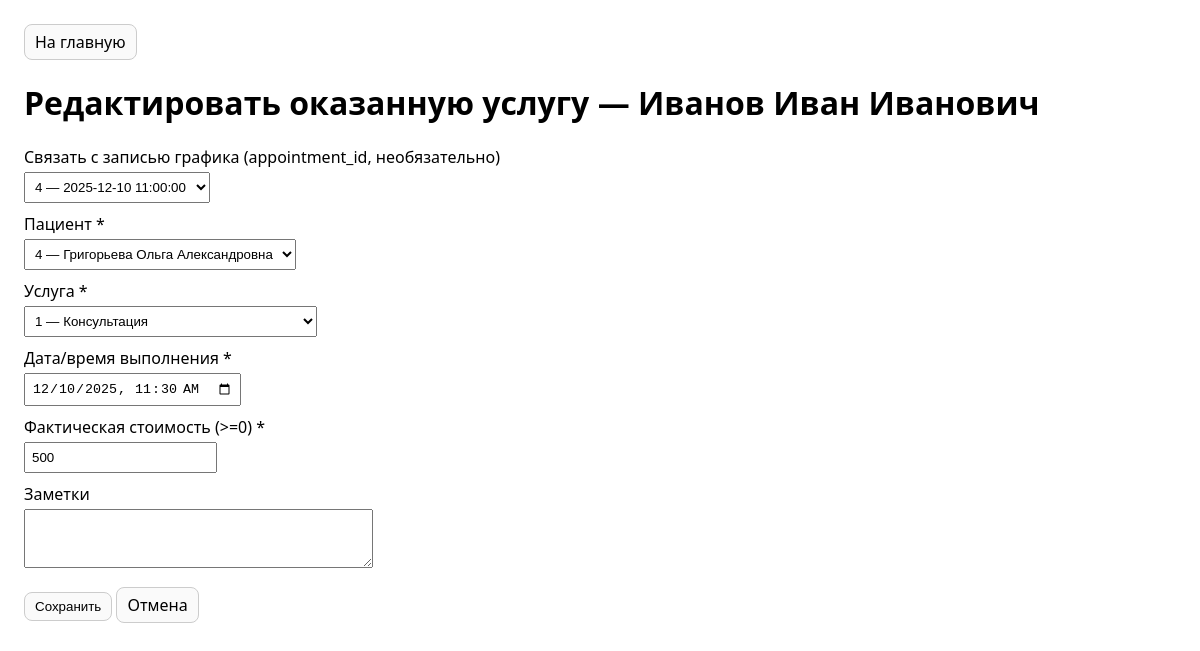
Page /procedure_form.php?doctor_id=1&id=1 on the committed database.
### tables this page shows
CREATE TABLE employees (
    id                INTEGER PRIMARY KEY AUTOINCREMENT,
    surname            TEXT NOT NULL,
    name               TEXT NOT NULL,
    patronymic         TEXT,
    specialization_id  INTEGER NOT NULL,
    salary_percentage  REAL NOT NULL CHECK (salary_percentage > 0 AND salary_percentage <= 100),
    hire_date          DATE NOT NULL DEFAULT (date('now')),
    dismissal_date     DATE,
    status             TEXT NOT NULL DEFAULT 'работает' CHECK (status IN ('работает', 'уволен')),

    CHECK (
        (status = 'работает' AND dismissal_date IS NULL) OR
        (status = 'уволен'  AND dismissal_date IS NOT NULL)
    ),
    CHECK (dismissal_date IS NULL OR dismissal_date >= hire_date),

    FOREIGN KEY (specialization_id) REFERENCES specializations(id)
        ON UPDATE CASCADE
        ON DELETE RESTRICT
);

CREATE TABLE procedures_completed (
    id              INTEGER PRIMARY KEY AUTOINCREMENT,
    appointment_id  INTEGER,
    employee_id     INTEGER NOT NULL,
    service_id      INTEGER NOT NULL,
    patient_id      INTEGER NOT NULL,
    completion_date DATETIME NOT NULL DEFAULT (datetime('now')),
    actual_price    REAL NOT NULL CHECK (actual_price >= 0),
    notes           TEXT,

    FOREIGN KEY (appointment_id) REFERENCES appointments(id) ON DELETE SET NULL ON UPDATE CASCADE,
    FOREIGN KEY (employee_id)    REFERENCES employees(id)    ON DELETE RESTRICT ON UPDATE CASCADE,
    FOREIGN KEY (service_id)     REFERENCES services(id)     ON DELETE RESTRICT ON UPDATE CASCADE,
    FOREIGN KEY (patient_id)     REFERENCES patients(id)     ON DELETE RESTRICT ON UPDATE CASCADE
);

CREATE TABLE appointments (
    id                   INTEGER PRIMARY KEY AUTOINCREMENT,
    patient_id            INTEGER NOT NULL,
    employee_id           INTEGER NOT NULL,
    service_id            INTEGER NOT NULL,
    appointment_datetime  DATETIME NOT NULL,
    status               TEXT NOT NULL DEFAULT 'запланирована'
        CHECK (status IN ('запланирована', 'выполнена', 'отменена')),
    notes                TEXT,

    FOREIGN KEY (patient_id)  REFERENCES patients(id)  ON DELETE RESTRICT ON UPDATE CASCADE,
    FOREIGN KEY (employee_id) REFERENCES employees(id) ON DELETE RESTRICT ON UPDATE CASCADE,
    FOREIGN KEY (service_id)  REFERENCES services(id)  ON DELETE RESTRICT ON UPDATE CASCADE
);

CREATE TABLE patients (
    id                INTEGER PRIMARY KEY AUTOINCREMENT,
    surname            TEXT NOT NULL,
    name               TEXT NOT NULL,
    patronymic         TEXT,
    phone              TEXT NOT NULL,
    email              TEXT,
    birth_date         DATE,
    registration_date  DATE NOT NULL DEFAULT (date('now'))
);

CREATE TABLE services (
    id               INTEGER PRIMARY KEY AUTOINCREMENT,
    name             TEXT NOT NULL,
    category_id       INTEGER NOT NULL,
    duration_minutes  INTEGER NOT NULL CHECK (duration_minutes > 0),
    price             REAL NOT NULL CHECK (price > 0),
    UNIQUE (name, category_id),

    FOREIGN KEY (category_id) REFERENCES service_categories(id)
        ON UPDATE CASCADE
        ON DELETE RESTRICT
);

### src/helpers.php (called while the page is built, shortened)
<?php
function h(string $s): string
{
    return htmlspecialchars($s, ENT_QUOTES | ENT_SUBSTITUTE, 'UTF-8');
}
function get_int(array $src, string $key): ?int
{
    $v = (string)$src[$key];
    return (int)$v;
}
function sql_to_datetime_local(?string $sql): string
{
    $sql = trim($sql);
    $sql = str_replace(' ', 'T', $sql);
    return substr($sql, 0, 16);
}
function build_full_name(array $row): string
{
    $pat = trim((string)($row['patronymic'] ?? ''));
    return trim($row['surname'] . ' ' . $row['name'] . ' ' . $pat);
}

### public/procedure_form.php (the view, shortened to what this page needs)
<?php
require __DIR__ . '/../src/helpers.php';
$pdo = db();
$doctorId = get_int($_GET, 'doctor_id');
$id = get_int($_GET, 'id');
$docSt = $pdo->prepare("SELECT id, surname, name, patronymic FROM employees WHERE id = :id");
$docSt->execute([':id' => $doctorId]);
$doctor = $docSt->fetch();
$patientsSt = $pdo->prepare("SELECT id, surname, name, patronymic FROM patients ORDER BY surname, name, patronymic");
$patientsSt->execute();
$patients = $patientsSt->fetchAll();
$servicesSt = $pdo->prepare("SELECT id, name FROM services ORDER BY name");
$servicesSt->execute();
$services = $servicesSt->fetchAll();
$apptsSt = $pdo->prepare("
    SELECT id, appointment_datetime
    FROM appointments
    WHERE employee_id = :doctor_id
    ORDER BY appointment_datetime DESC
");
$apptsSt->execute([':doctor_id' => $doctorId]);
$appts = $apptsSt->fetchAll();
$values = [
    'appointment_id' => '',
    'patient_id' => '',
    'service_id' => '',
    'completion_date' => date('Y-m-d\TH:i'),
    'actual_price' => '0',
    'notes' => '',
];
if ($id !== null) {
    $st = $pdo->prepare("SELECT * FROM procedures_completed WHERE id = :id AND employee_id = :doctor_id");
    $st->execute([':id' => $id, ':doctor_id' => $doctorId]);
    $row = $st->fetch();
    $values = [
        'appointment_id' => $row['appointment_id'] === null ? '' : (string)$row['appointment_id'],
        'patient_id' => (string)$row['patient_id'],
        'service_id' => (string)$row['service_id'],
        'completion_date' => sql_to_datetime_local((string)$row['completion_date']),
        'actual_price' => (string)$row['actual_price'],
        'notes' => (string)($row['notes'] ?? ''),
    ];
}
$title = $id === null ? 'Добавить оказанную услугу' : 'Редактировать оказанную услугу';
require __DIR__ . '/../src/layout/header.php';
?>
<h1><?= h($title) ?> — <?= h(build_full_name($doctor)) ?></h1>
<form method="post">
    <label>Связать с записью графика (appointment_id, необязательно)</label>
    <select name="appointment_id">
        <?php foreach ($appts as $a): ?>
            <?php $aid = (int)$a['id']; ?>
            <option value="<?= $aid ?>" <?= ($values['appointment_id'] === (string)$aid) ? 'selected' : '' ?>>
                <?= $aid ?> — <?= h((string)$a['appointment_datetime']) ?>
            </option>
        <?php endforeach; ?>
    </select>
    <label>Пациент *</label>
    <select name="patient_id" required>
        <?php foreach ($patients as $p): ?>
            <?php $pid = (int)$p['id']; ?>
            <option value="<?= $pid ?>" <?= ($values['patient_id'] === (string)$pid) ? 'selected' : '' ?>>
                <?= $pid ?> — <?= h(build_full_name($p)) ?>
            </option>
        <?php endforeach; ?>
    </select>
    <label>Услуга *</label>
    <select name="service_id" required>
        <?php foreach ($services as $s): ?>
            <?php $sid = (int)$s['id']; ?>
            <option value="<?= $sid ?>" <?= ($values['service_id'] === (string)$sid) ? 'selected' : '' ?>>
                <?= $sid ?> — <?= h((string)$s['name']) ?>
            </option>
        <?php endforeach; ?>
    </select>
    <label>Дата/время выполнения *</label>
    <input type="datetime-local" name="completion_date" value="<?= h($values['completion_date']) ?>" required>
    <label>Фактическая стоимость (>=0) *</label>
    <input name="actual_price" value="<?= h($values['actual_price']) ?>" required>
    <label>Заметки</label>
    <textarea name="notes" rows="3" cols="40"><?= h($values['notes']) ?></textarea>
    <div style="margin-top:14px">
        <button class="btn" type="submit">Сохранить</button>
        <a class="btn" href="doctor_procedures.php?doctor_id=<?= (int)$doctorId ?>">Отмена</a>
    </div>
</form>
<?php require __DIR__ . '/../src/layout/footer.php'; ?>

### src/layout/header.php (style rules this page uses)
body { font-family: system-ui, -apple-system, Segoe UI, Roboto, Arial, sans-serif; margin: 24px; }
.btn { display:inline-block; padding:6px 10px; border:1px solid #ccc; border-radius:8px; text-decoration:none; color:#000; background:#fafafa; }
input, select, textarea { padding:6px; }
label { display:block; margin:10px 0 4px; }

### rows in the picture
employees: build_full_name($doctor) "Иванов Иван Иванович"
procedures_completed: appointment_id "4 — 2025-12-10 11:00:00", patient_id "4 — Григорьева Ольга Александровна", service_id "1 — Консультация", actual_price "500"

### other values in the picture
$title "Редактировать оказанную услугу"
